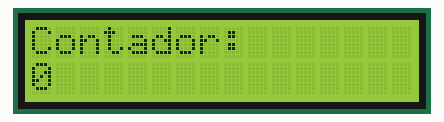
Recording of a sketch running on a simulated Arduino Uno, built with avr-gcc and run on an emulated ATmega328P. Parts: 16×2 character LCD.

Above: at 0.1 s.
At 5.1 s:
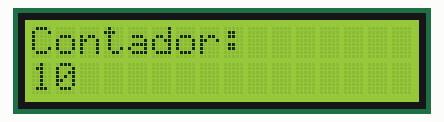
At 9.7 s:
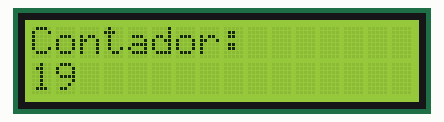
At 19.7 s:
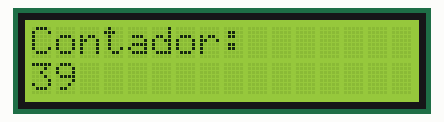
At 29.3 s:
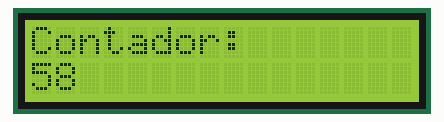
At 39.3 s:
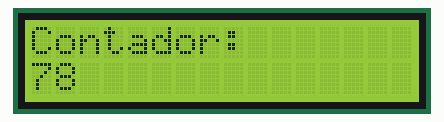

Measured:
- what the display in image 1 shows lasts 0.5 s, from 5.1 s to 5.6 s

The sketch:

17_02_contador_lcd.ino
```cpp
#include <LiquidCrystal.h>
LiquidCrystal lcd(12, 11, 5, 4, 3, 2);
int contador = 0;

void setup() {
  lcd.begin(16, 2);
  lcd.setCursor(0, 0);
  lcd.print("Contador:");
}

void loop() {
  lcd.setCursor(0, 1);
  lcd.print("                ");
  lcd.setCursor(0, 1);
  lcd.print(contador);
  contador++;
  delay(500);
}
```
